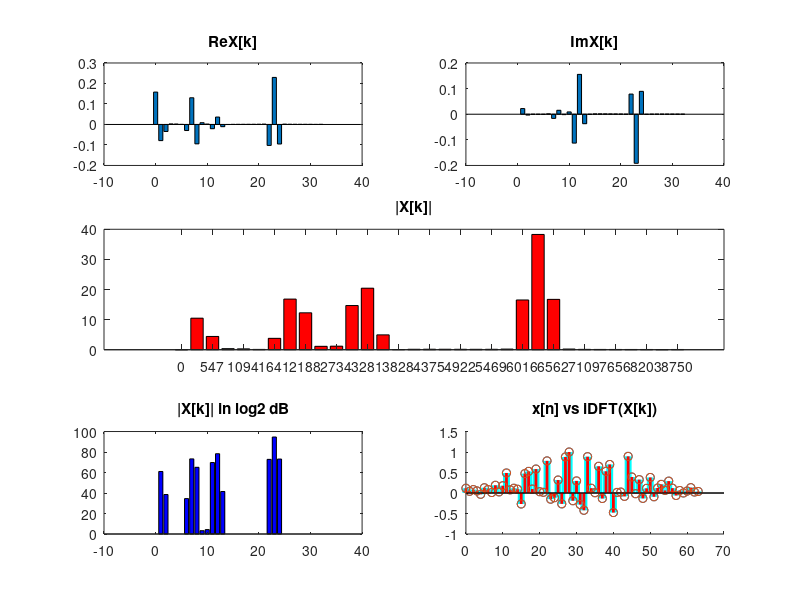

Reproduce this figure in MATLAB.
n = 64;
N = [0:n-1];

% Coefficients - +-127 (8 bit signed)
ReX_coeff = zeros( n/2 , n );
ImX_coeff = zeros( n/2 , n );

scale=1;

for k = 0:(n/2)
	ReX_coeff(k+1,:) = scale * cos(2*pi*k*N / n);
	ImX_coeff(k+1,:) = scale * sin(2*pi*k*N / n);
end

% sampled signals are here
% N points sampled - can be anything. But then you'll run DFT on N points each time
% max amplitude of pretend signal should be +-127 = 8 bits (coz thats what we constrained in the DFT coeff)
FS = 17500;

t = 1:n;
x1 = 0.7 * sin(2*pi*6290*t / FS);
x2 =  0.5 * sin((2*pi*48*t / FS)  +  pi/3);
x3 =  0.25 * cos((2*pi*256*t / FS ));
x4 =  0.33 * sin((2*pi*2000*t / FS ));
x5 =  0.4 * sin((2*pi*3200*t / FS ));

x = x1 + x2 + x3 + x4 + x5;
% Windowing
aa = 0.54;
window = aa - ((1-aa)*cos(2*pi*N/(n-1)));
x = window.*x;
ww = round(window*127);
save window.mat ww; 

x = x/max(abs(x));
%tx = floor (x * scale);
xx = floor(x*127);
save xx.mat xx;
tx = x;
% DFT
ReX = zeros(1,n/2);
ImX = zeros(1,n/2);

for k = 0:(n/2)
	ReX(k+1) = sum ( ReX_coeff(k+1,:) .* tx);
	ImX(k+1) = -1 * sum ( ImX_coeff(k+1,:) .* tx);
end

ReX /= scale * n/2;
ImX /= -1 * scale *  n/2;
ReX(1) /=2;
ReX(n/2) /= 2;

% Inverse DFT
y = zeros(1,n-1);
k = 0:n/2;
for ii = 0:n-1
		y(ii+1) = sum(ReX .* cos(2*pi*ii* k / n)) +  sum(ImX .* sin(2*pi*ii* k / n)) ;
end


dftX = sqrt( ReX.^2 + ImX.^2);
%dftX(dftX<1e-4) = 0; %pretty graph - Magnitude of DFT
dftX(1)=1e-5;
% log2 graph
% 18 scale if 128
% 32 scale if 256
log2_dftX=dftX*128;
log2_dftX(log2_dftX<1e-4)=1;
log2_dftX = 18 * log2 (log2_dftX);
log2_dftX(log2_dftX<1) = 0;

clf;
subplot (3,2,1);
	bar (0:n/2, ReX);
	title("ReX[k]");
subplot (3,2,2);
	bar (0:n/2, ImX);
	title("ImX[k]");
subplot (3,2,3:4);
	bar (0:n/2, dftX*128,"facecolor", "r");
	title("|X[k]|");
	set(gca,'XTick',0:2:n/2)
	xt = get(gca,'XTick');
    for ii = 1:length(xt)
        xtl{ii} = sprintf('%.0f', (xt(ii) * (FS/n)));
    end
    set(gca,'XTickLabel',xtl);
subplot (3,2,5);
	bar (0:n/2, log2_dftX,"facecolor", "b");
	title("|X[k]| in log2 dB");
subplot (3,2,6);
	hold on;
	stem (N, tx, "color", "cyan","linewidth",5);
	stem (N, y, "color","red","linewidth",2);
	title("x[n] vs iDFT(X[k])");
	hold off;